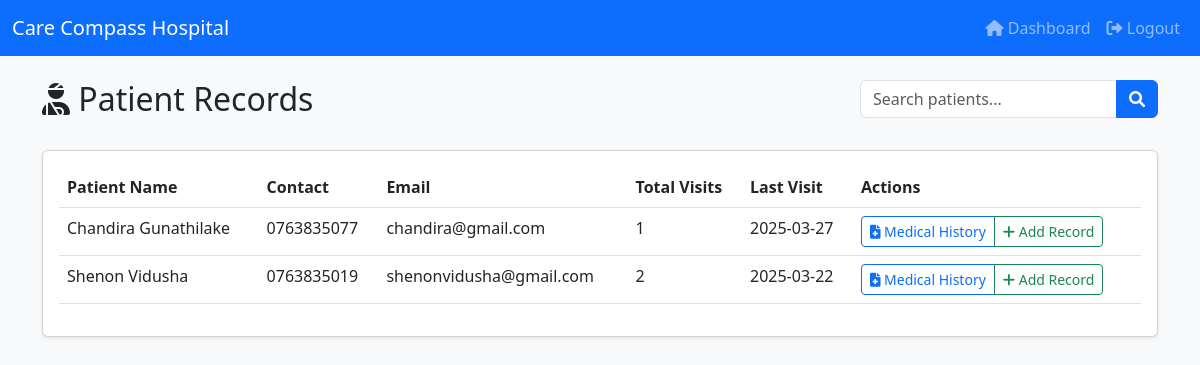
Screenshot of /doctor/patient_records.php (signed in) with the database file from the repository.
### tables this page shows
CREATE TABLE users (
                id INTEGER PRIMARY KEY AUTOINCREMENT,
                username TEXT UNIQUE NOT NULL,
                password TEXT NOT NULL,
                email TEXT UNIQUE NOT NULL,
                first_name TEXT NOT NULL,
                last_name TEXT,
                phone TEXT,
                user_type TEXT NOT NULL CHECK(user_type IN ("admin", "doctor", "patient", "staff")),
                specialization TEXT,
                last_login DATETIME,
                created_at DATETIME DEFAULT CURRENT_TIMESTAMP
            , consultation_fee DECIMAL(10,2) DEFAULT 0.00);

### doctor/patient_records.php (the view, shortened to what this page needs)
<?php
$db = getDBConnection();
$doctor_id = $_SESSION['user_id'];
$stmt = $db->prepare('
    SELECT DISTINCT
        u.id,
        u.first_name,
        u.last_name,
        u.phone,
        u.email,
        (SELECT COUNT(*) FROM appointments
         WHERE patient_id = u.id
         AND doctor_id = :doctor_id) as visit_count,
        (SELECT appointment_date FROM appointments
         WHERE patient_id = u.id
         AND doctor_id = :doctor_id
         ORDER BY appointment_date DESC LIMIT 1) as last_visit
    FROM users u
    INNER JOIN appointments a ON u.id = a.patient_id
    WHERE a.doctor_id = :doctor_id AND u.user_type = "patient"
    GROUP BY u.id
    ORDER BY last_visit DESC
');
$stmt->bindValue(':doctor_id', $doctor_id, SQLITE3_INTEGER);
$result = $stmt->execute();
$patients = [];
while ($row = $result->fetchArray(SQLITE3_ASSOC)) {
    $patients[] = $row;
}
?>
<!DOCTYPE html>
<html>
<head>
    <link href="https://cdn.jsdelivr.net/npm/bootstrap@5.3.0/dist/css/bootstrap.min.css" rel="stylesheet">
    <link href="https://cdnjs.cloudflare.com/ajax/libs/font-awesome/6.0.0/css/all.min.css" rel="stylesheet">
</head>
<body class="bg-light">
    <nav class="navbar navbar-expand-lg navbar-dark bg-primary">
        <div class="container-fluid">
            <a class="navbar-brand" href="dashboard.php">Care Compass Hospital</a>
            <div class="collapse navbar-collapse" id="navbarNav">
                <ul class="navbar-nav ms-auto">
                    <li class="nav-item">
                        <a class="nav-link" href="dashboard.php">
                            <i class="fas fa-home"></i> Dashboard
                        </a>
                    </li>
                    <li class="nav-item">
                        <a class="nav-link" href="../logout.php">
                            <i class="fas fa-sign-out-alt"></i> Logout
                        </a>
                    </li>
                </ul>
            </div>
        </div>
    </nav>
    <div class="container py-4">
        <div class="row mb-4">
            <div class="col">
                <h2><i class="fas fa-user-injured"></i> Patient Records</h2>
            </div>
            <div class="col-auto">
                <div class="input-group">
                    <input type="text" class="form-control" id="searchInput" placeholder="Search patients...">
                    <button class="btn btn-primary">
                        <i class="fas fa-search"></i>
                    </button>
                </div>
            </div>
        </div>
        <div class="card shadow-sm">
            <div class="card-body">
                <div class="table-responsive">
                    <table class="table table-hover">
                        <thead>
                            <tr>
                                <th>Patient Name</th>
                                <th>Contact</th>
                                <th>Email</th>
                                <th>Total Visits</th>
                                <th>Last Visit</th>
                                <th>Actions</th>
                            </tr>
                        </thead>
                        <tbody>
                            <?php if (empty($patients)): ?>
                            <tr>
                                <td colspan="6" class="text-center">No patient records found</td>
                            </tr>
                            <?php else: ?>
                                <?php foreach ($patients as $patient): ?>
                                <tr>
                                    <td><?php echo htmlspecialchars($patient['first_name'] . ' ' . $patient['last_name']); ?></td>
                                    <td><?php echo htmlspecialchars($patient['phone']); ?></td>
                                    <td><?php echo htmlspecialchars($patient['email']); ?></td>
                                    <td><?php echo htmlspecialchars($patient['visit_count']); ?></td>
                                    <td><?php echo $patient['last_visit'] ? date('Y-m-d', strtotime($patient['last_visit'])) : 'N/A'; ?></td>
                                    <td>
                                        <div class="btn-group btn-group-sm">
                                            <a href="view_medical_history.php?patient_id=<?php echo $patient['id']; ?>"
                                               class="btn btn-outline-primary">
                                                <i class="fas fa-file-medical"></i> Medical History
                                            </a>
                                            <a href="add_medical_record.php?patient_id=<?php echo $patient['id']; ?>"
                                               class="btn btn-outline-success">
                                                <i class="fas fa-plus"></i> Add Record
                                            </a>
                                        </div>
                                    </td>
                                </tr>
                                <?php endforeach; ?>
                            <?php endif; ?>
                        </tbody>
                    </table>
                </div>
            </div>
        </div>
    </div>
</body>
</html>

### rows the page displays
users: first_name+last_name "Chandira Gunathilake", phone "0763835077", email "chandira@gmail.com", visit_count "1", last_visit "2025-03-27"
users: first_name+last_name "Shenon Vidusha", phone "0763835019", email "shenonvidusha@gmail.com", visit_count "2", last_visit "2025-03-22"
